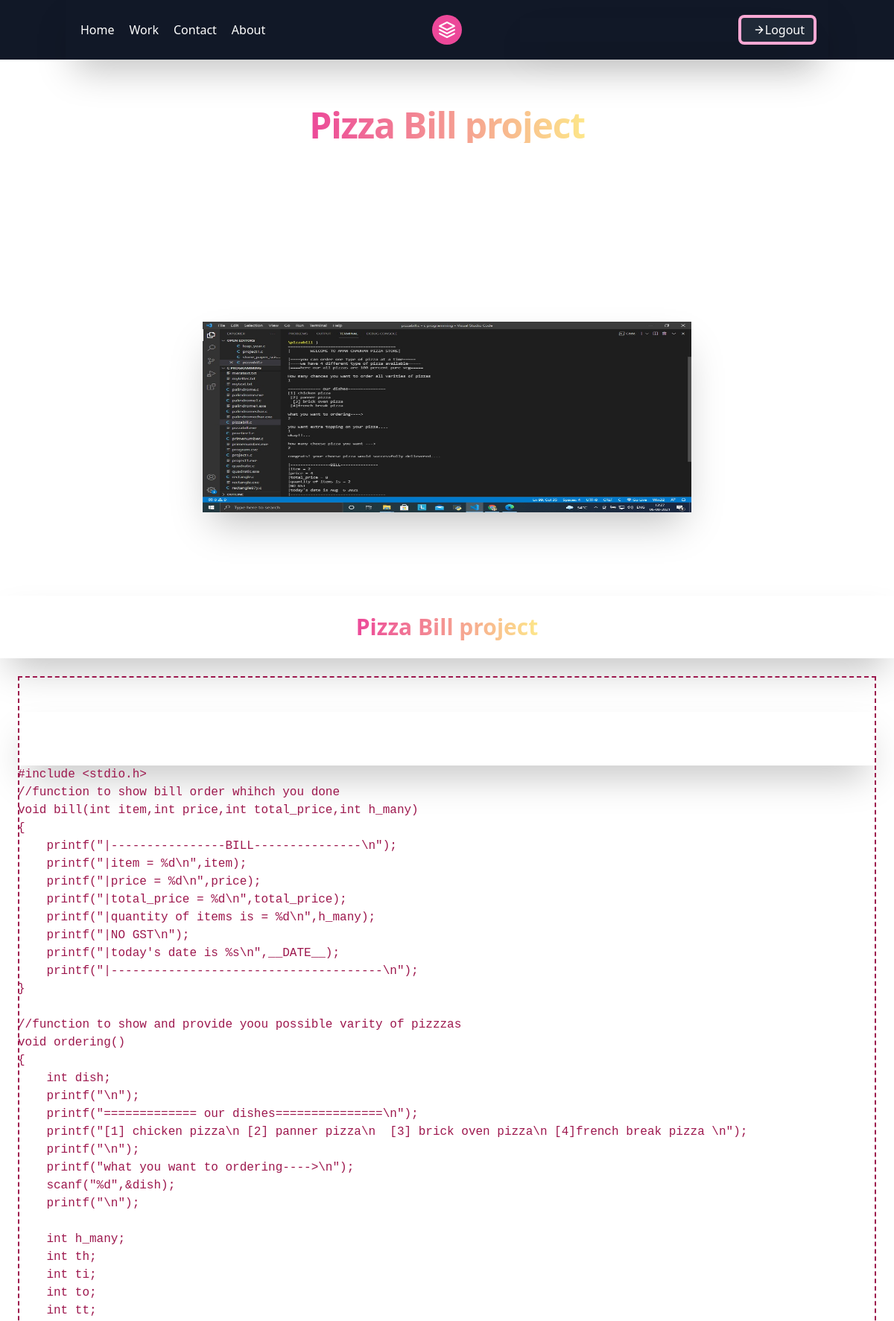
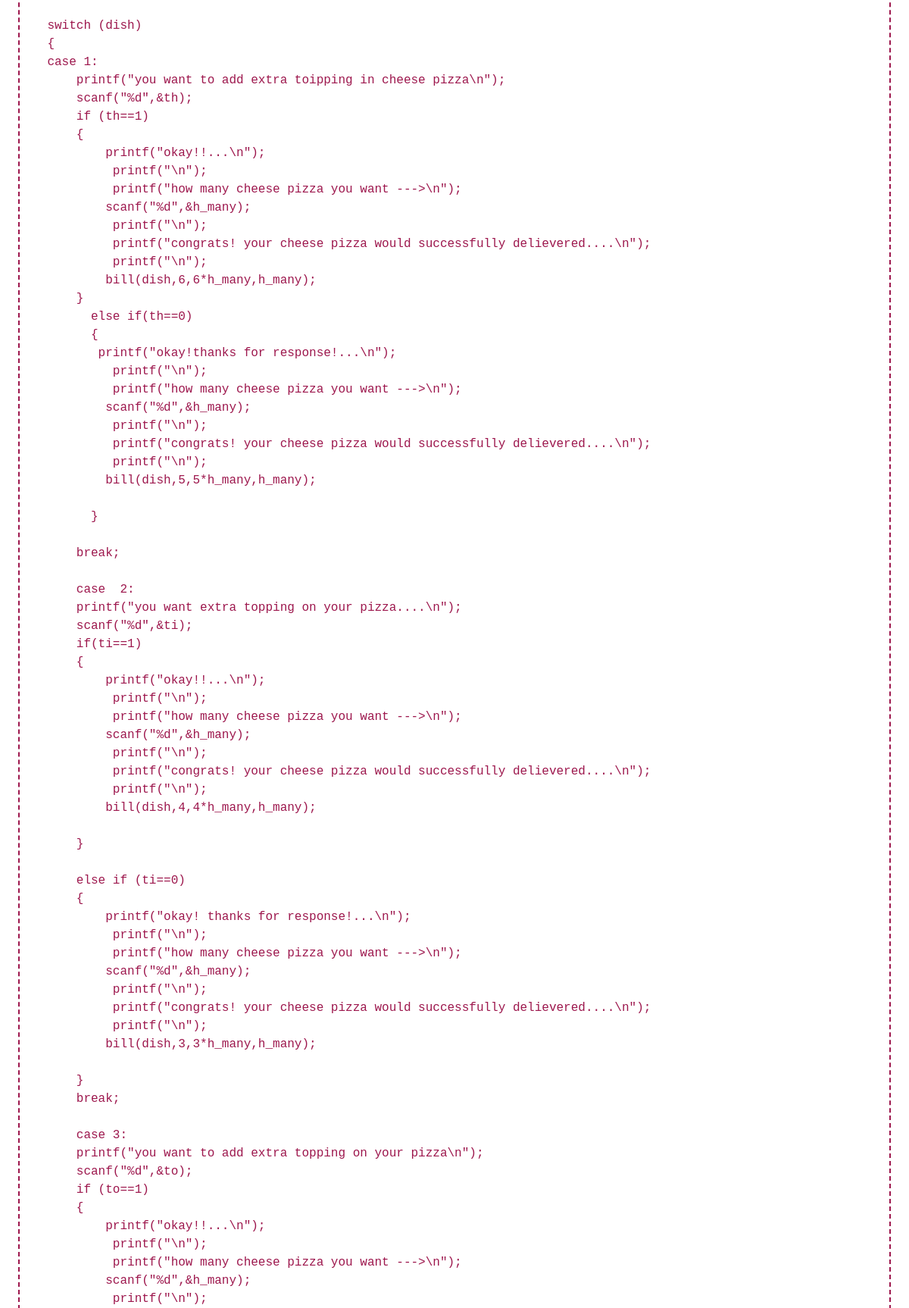
/c_codes/pizza-bill-project (upper part), run on the app's committed database (2 pictures, top to bottom).
### home/models.py (models this page shows)
class c_code(models.Model):
    title = models.CharField(max_length = 50)
    image = models.ImageField(upload_to = "CCcode")
    code = HTMLField()
    new_slug = AutoSlugField(populate_from = 'title', unique = True, null = True, default = None)
    def __str__(self):
        return self.title

### home/views.py (the view)
# urls.py: path('c_codes/<new_slug>', views.c_codes, name = 'Ccode')
def c_codes(request, new_slug):
    codes = c_code.objects.get(new_slug = new_slug)
    print(codes)
    params = {
        "codes":codes
    }
    return render(request, "c_code_detail.html", params)

### templates/c_code_detail.html (shortened to what this page needs)
<!DOCTYPE html>
{% load static %}
<html lang="en">
<head>
    <link href="https://unpkg.com/tailwindcss@^2/dist/tailwind.min.css" rel="stylesheet">
</head>
<body>
  {% include "header.html" %}
      <div class="bg-white-50 flex flex-col text-center w-full mb-20">
        <div class="max-w-7xl mx-auto py-12 px-4 sm:px-6 lg:py-16 lg:px-8 lg:flex lg:items-center lg:justify-between">
          <h2 class="text-3xl font-extrabold tracking-tight text-pink-500 sm:text-5xl">
            <span class="block xl:inline bg-clip-text text-transparent bg-gradient-to-r from-pink-500 to-yellow-200"><u>{{codes.title}} </u></span>
          </h2>
         </div>
       </div>
       <section class="text-gray-600 body-font">
        <div class="container px-5 py-24 mx-auto flex flex-wrap">
          <div class="lg:w-2/3 mx-auto">
            <div class="flex flex-wrap w-full bg-pink-400 py-32 px-100  relative mb-4 shadow-2xl" width = "1000" height="1000">
              <ul class="actions special">
              <li><img alt="pizza bill" class="w-full occupy h-full object-center block opacity-100 absolute inset-0 w3-border  w3-padding" src= {{codes.image.url}} ></li>
              </ul>
            </div>
            </div>
          </div>
      </section>
      <div class="h-full flex flex-col py-6 bg-pink-10 shadow-2xl lg:items-center lg:justify-between">
          <h2 class="text-3xl font-extrabold bg-clip-text text-transparent bg-gradient-to-r from-pink-500 to-yellow-200" id="slide-over-title">
            <u>{{codes.title}}</u>
          </h2>
        </div>
        <div class="mt-6 relative flex-1 px-4 sm:px-6 text-pink-800 bg-grey-200">
          <pre>
            <code>
              <p class="shadow-2xl">
                {{codes.code|safe}}
              </p>
            </code>
          </pre>
          <div class="absolute inset-0 px-4 sm:px-6">
            <div class="h-full border-2 border-dashed border-pink-800" aria-hidden="true"></div>
          </div>
        </div>
      {% include "footer.html" %}
    </body>
    </html>

### data on the page
c_code: image (picture), code "#include <stdio.h> //function to show bill order whihch you done void bill(int item,int price,int total_price,int h_many) { printf(\"|----------------BILL---------------\\n\"); printf(\"|item = %d\\n\",item); printf(\"|price = %d\\n\",price); printf(\"|total_price = %d\\n\",total_price); printf(\"|quantity of items is = %d\\n\",h_many); printf(\"|NO GST\\n\"); printf(\"|today's date is %s\\n\",__DATE__); printf(\"|--------------------------------------\\n\"); } //function to show and provide yoou possible varity of pizzzas void ordering() { int dish; printf(\"\\n\"); printf(\"============= our dishes===============\\n\"); printf(\"[1] chicken pizza\\n [2] panner pizza\\n [3] brick oven pizza\\n [4]french break pizza \\n\");…"
